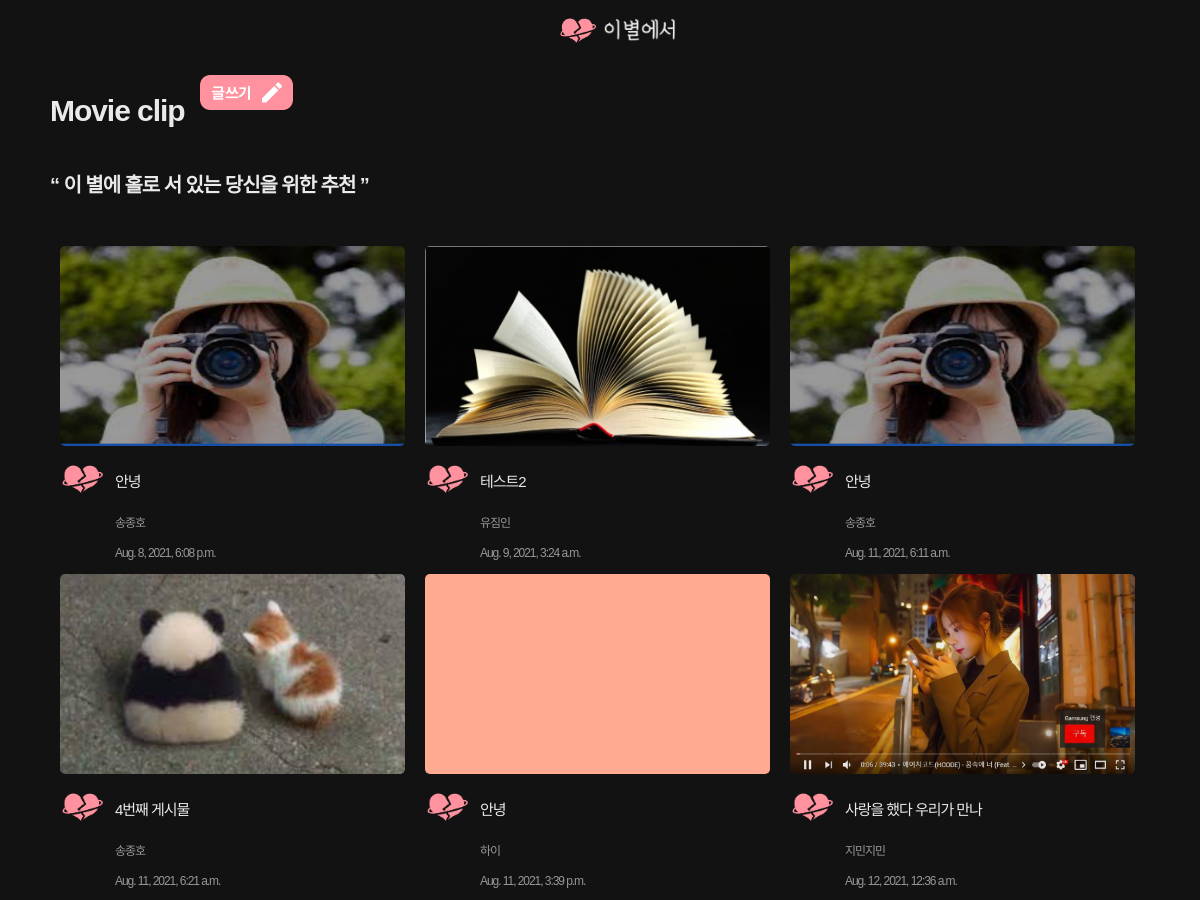
The page /videoApp/main/ on the database its author committed.
### videoApp/models.py (models this page shows, shortened)
class Video(models.Model) :
    title = models.CharField(max_length=200)         # 영상 제목
    writer = models.CharField(max_length=100)        # 영상 작성자
    youtube = models.CharField(max_length=100)       # 유튜브 공유 속성 중 다른 값
    pub_date = models.DateTimeField()                # 게시물 올린 날짜
    body = models.TextField()   #게시물의 내용
    image = models.ImageField(upload_to = "videoApp/", blank=True, null=True)   # 유튜브 영상 이미지

### videoApp/views.py (the view)
# urls.py: path('main/',mainVideo, name = "mainVideo"),
def mainVideo(request):
    videos = Video.objects.all()
    return render(request,'main_video.html',{'videos' : videos})

### videoApp/templates/main_video.html (shortened to what this page needs)
{% extends 'base.html' %} {% block content %}
<!DOCTYPE html>
<html lang="en">
  <head>
    {% load static %}
    <link
      rel="stylesheet"
      href="https://cdn.jsdelivr.net/npm/reset-css@5.0.1/reset.min.css"
    />
    <link rel="stylesheet" href="{% static 'common.css' %}" />
    <link rel="stylesheet" href="{% static 'movieList.css' %}" />
  </head>
  <body>
    <div class="inner__content">
      <div class="pageInfo">
        <dic class="titleButtonBox">
          <h1>Movie clip</h1>
          <a href="{%url 'newVideo'%}">
            <img class="writeButton" src="{% static 'writeButton.png' %}" />
          </a>
        </dic>
        <h2>“ 이 별에 홀로 서 있는 당신을 위한 추천 ”</h2>
      </div>
      <div class="container2">
        {%for video in videos%}
        <a class="movieItemBox" href="{%url 'detailVideo' video.id %}">
          <img src="{{video.image.url}}" class="movieImage" />
          <div class="movieInfo">
            <img src="{% static 'fromFarewell.png' %}" class="writerImage" />
            <div class="movieItemBoxText">
              <p class="title">{{video.title}}</p>
              <p class="writer">{{video.writer}}</p>
              <p class="pubDate">{{video.pub_date}}</p>
            </div>
          </div>
        </a>
        {% endfor %}
      </div>
    </div>
  </body>
</html>
{% endblock %}

### videoApp/static/common.css (style rules this page uses)
body { background-color: #121212; font-family: "Noto Sans KR", sans-serif; letter-spacing: -0.07em; line-height: 1.5; font-size: 15px; color: #ebeaea; }
.inner__content { width: 1100px; margin: 0 auto; position: relative; padding-top:60px; }

### videoApp/static/movieList.css (style rules this page uses)
.pageInfo { margin-bottom: 20px; display: flex; flex-direction: column; }
.titleButtonBox { display: flex; }
.container2 { display: flex; flex-wrap: wrap; flex-direction: row; justify-content: space-between; justify-content: flex-start; }
.movieItemBox { width: 345px; height: 298px; text-decoration: none; margin-bottom: 10px; padding: 10px; }
.movieItemBoxText { flex-direction: column; padding-left: 10px; }
.movieImage { width: 345px; height: 200px; border-radius: 5px; vertical-align: top; }
.writerImage { border-radius: 100%; width: 45px; height: 45px; }
.movieInfo { width: 354px; height: 90px; display: flex; flex-direction: row; padding-top: 10px; }
h1 { font-size: 30px; }
h2 { font-size: 20px; }
p, h1, h2 { color: #ebeaea; }
.title { font-size: 15px; padding-bottom: 5px; }
.writer { color: #999797; font-size: 12px; }
.pubDate { color: #999797; font-size: 12px; }
.writeButton { width: 93px; height: 35px; margin-left: 15px; margin-top: 7px; }

### rows shown on the page
Video: image (picture), title "안녕", writer "송종호", pub_date "Aug. 8, 2021, 6:08 p.m."
Video: image (picture), title "테스트2", writer "유짐인", pub_date "Aug. 9, 2021, 3:24 a.m."
Video: image (picture), title "안녕", writer "송종호", pub_date "Aug. 11, 2021, 6:11 a.m."
Video: image (picture), title "4번째 게시물", writer "송종호", pub_date "Aug. 11, 2021, 6:21 a.m."
Video: image (picture), title "안녕", writer "하이", pub_date "Aug. 11, 2021, 3:39 p.m."
Video: image (picture), title "사랑을 했다 우리가 만나", writer "지민지민", pub_date "Aug. 12, 2021, 12:36 a.m."
